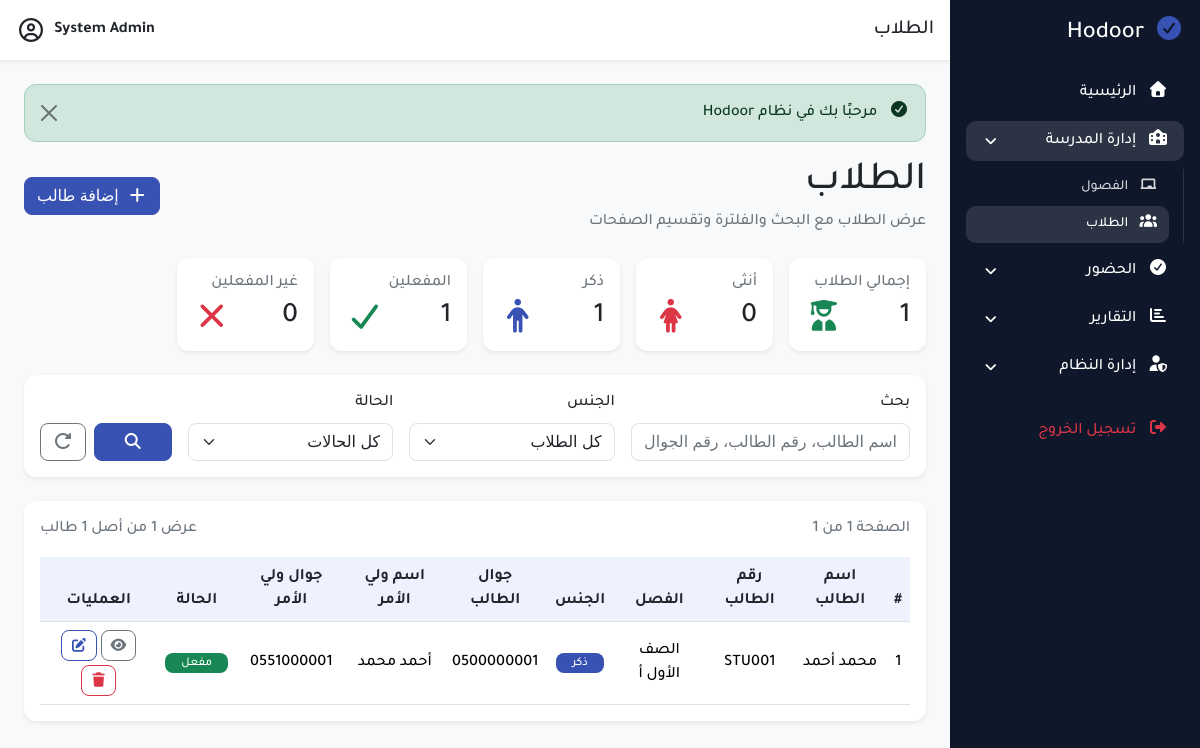
/modules/students/index.php (signed in), run on the app's committed database.
### tables this page shows
CREATE TABLE students
(
    id             INT AUTO_INCREMENT PRIMARY KEY,
    classroom_id   INT          NOT NULL,
    student_name   VARCHAR(150) NOT NULL,
    student_number VARCHAR(50) UNIQUE,
    gender         ENUM('male', 'female') DEFAULT 'male',
    birth_date     DATE NULL,
    phone          VARCHAR(20) NULL,
    parent_name    VARCHAR(150) NULL,
    parent_phone   VARCHAR(20) NULL,
    address        TEXT NULL,
    status         TINYINT(1) DEFAULT 1,
    created_at     TIMESTAMP DEFAULT CURRENT_TIMESTAMP,
    CONSTRAINT fk_students_classroom
        FOREIGN KEY (classroom_id) REFERENCES classrooms (id)
            ON DELETE CASCADE
);

CREATE TABLE classrooms
(
    id         INT AUTO_INCREMENT PRIMARY KEY,
    class_name VARCHAR(100) NOT NULL,
    class_code VARCHAR(30) NULL,
    level_name VARCHAR(50) NULL,
    created_at TIMESTAMP DEFAULT CURRENT_TIMESTAMP
);

### classes/clsPath.php (called while the page is built, shortened)
<?php
class clsPath
{
    private static $domain = "http://localhost/Hodoor/";
    public static function root()
    {
        return self::$domain;
    }
    public static function modules()
    {
        return self::root() . "modules/";
    }
    public static function students()
    {
        return self::modules() . "students/";
    }
}

### classes/clsStudent.php (called while the page is built, shortened)
<?php
class clsStudent
{
    private $conn;
    public function __construct($db)
    {
        $this->conn = $db;
    }
    public function getPaginated($limit, $offset, $search = '', $gender = '', $status = '')
    {
        $sql = "SELECT students.*, classrooms.class_name
            FROM students
            LEFT JOIN classrooms ON students.classroom_id = classrooms.id
            WHERE 1=1";
        $params = [];
        $sql .= " ORDER BY students.id DESC LIMIT :limit OFFSET :offset";
        $stmt = $this->conn->prepare($sql);
        $stmt->bindValue(':limit', (int)$limit, PDO::PARAM_INT);
        $stmt->bindValue(':offset', (int)$offset, PDO::PARAM_INT);
        $stmt->execute();
        return $stmt->fetchAll(PDO::FETCH_ASSOC);
    }
    public function countFiltered($search = '', $gender = '', $status = '')
    {
        $sql = "SELECT COUNT(*)
            FROM students
            LEFT JOIN classrooms ON students.classroom_id = classrooms.id
            WHERE 1=1";
        $params = [];
        $stmt = $this->conn->prepare($sql);
        $stmt->execute();
        return (int)$stmt->fetchColumn();
    }
    public function countByGender($Ge = "male")
    {
        $Gender = $Ge === 'male' ? "male" : "female";
        $query = "SELECT COUNT(*) AS total
              FROM students
              WHERE gender = :gender";
        $stmt = $this->conn->prepare($query);
        $stmt->execute([
            ':gender' => $Gender
        ]);
        $row = $stmt->fetch(PDO::FETCH_ASSOC);
        return (int)($row['total'] ?? 0);
    }
    public function countByStatus($st = "active")
    {
        $status = $st === 'active' ? 1 : 0;
        $query = "SELECT COUNT(*) AS total
              FROM students
              WHERE status = :status";
        $stmt = $this->conn->prepare($query);
        $stmt->execute([
            ':status' => $status
        ]);
        $row = $stmt->fetch(PDO::FETCH_ASSOC);
        return (int)($row['total'] ?? 0);
    }
}

### classes/clsHelper.php (called while the page is built, shortened)
<?php
class clsHelper
{
    public static function e($value)
    {
        return htmlspecialchars((string)$value, ENT_QUOTES, 'UTF-8');
    }
}

### modules/students/index.php (the view, shortened to what this page needs)
<?php
require_once '../../includes/app.php';
$studentObj = new clsStudent($conn);
$search = $_GET['search'] ?? '';
$gender = $_GET['gender'] ?? '';
$status = $_GET['status'] ?? '';
$woman = $studentObj->countByGender("female");
$man = $studentObj->countByGender();
$active = $studentObj->countByStatus("active");
$notActive = $studentObj->countByStatus("notActive");
$limit = 10;
$page = isset($_GET['page']) && is_numeric($_GET['page'])
        ? (int)$_GET['page']
        : 1;
$totalStudents = $studentObj->countFiltered($search, $gender, $status);
$totalPages = ceil($totalStudents / $limit);
$offset = ($page - 1) * $limit;
$students = $studentObj->getPaginated($limit, $offset, $search, $gender, $status);
?>
<?php require_once '../../includes/header.php'; ?>
<?php require_once '../../includes/sidebar.php'; ?>
    <div class="main-content w-100">
        <?php require_once '../../includes/navbar.php'; ?>
        <div class="content p-4 students">
            <?php require_once '../../includes/alerts.php'; ?>
            <div class="d-flex justify-content-between align-items-center mb-4">
                <div>
                    <h1 class="mb-1">الطلاب</h1>
                    <p class="text-muted mb-0">عرض الطلاب مع البحث والفلترة وتقسيم الصفحات</p>
                </div>
                <a href="<?= clsPath::students(); ?>create.php" class="btn btn-primary">
                    <i class="fa fa-plus me-1"></i>
                    إضافة طالب
                </a>
            </div>
            <div class="row g-3 mb-4">
                <div class="col-md-6 col-lg-2 flip-in-hor-bottom">
                    <div class="card shadow-sm border-0">
                        <div class="card-body">
                            <h6 class="text-muted">إجمالي الطلاب</h6>
                            <div class="d-flex justify-content-between">
                                <h3 class="mb-0 d-inline-block"><?= clsHelper::e($totalStudents); ?></h3>
                                <i class="fa-solid fa-user-graduate fs-5 text-success font-size-30"></i>
                            </div>
                        </div>
                    </div>
                </div>
                <div class="col-md-6 col-lg-2 flip-in-hor-bottom">
                    <div class="card shadow-sm border-0">
                        <div class="card-body">
                            <h6 class="text-muted">أنثى</h6>
                            <div class="d-flex justify-content-between">
                                <h3 class="mb-0 d-inline-block"><?= clsHelper::e($woman); ?></h3>
                                <i class="fa-solid fa-person-dress fs-5 text-danger font-size-30"></i>
                            </div>
                        </div>
                    </div>
                </div>
                <div class="col-md-6 col-lg-2 flip-in-hor-bottom">
                    <div class="card shadow-sm border-0">
                        <div class="card-body">
                            <h6 class="text-muted">ذكر</h6>
                            <div class="d-flex justify-content-between">
                                <h3 class="mb-0 d-inline-block"><?= clsHelper::e($man); ?></h3>
                                <i class="fa-solid fa-person fs-5 text-primary font-size-30"></i>
                            </div>
                        </div>
                    </div>
                </div>
                <div class="col-md-6 col-lg-2 flip-in-hor-bottom">
                    <div class="card shadow-sm border-0">
                        <div class="card-body">
                            <h6 class="text-muted">المفعلين</h6>
                            <div class="d-flex justify-content-between">
                                <h3 class="mb-0 d-inline-block"><?= clsHelper::e($active); ?></h3>
                                <i class="fa-solid fa-check fs-5 text-success font-size-30"></i>
                            </div>
                        </div>
                    </div>
                </div>
                <div class="col-md-6 col-lg-2 flip-in-hor-bottom">
                    <div class="card shadow-sm border-0">
                        <div class="card-body">
                            <h6 class="text-muted">غير المفعلين</h6>
                            <div class="d-flex justify-content-between">
                                <h3 class="mb-0 d-inline-block"><?= clsHelper::e($notActive); ?></h3>
                                <i class="fa-solid fa-xmark fs-5 text-danger font-size-30"></i>
                            </div>
                        </div>
                    </div>
                </div>
            </div>
            <div class="card shadow-sm border-0 mb-4">
                <div class="card-body">
                    <form method="GET" class="row g-3 align-items-end">
                        <div class="col-md-4">
                            <label class="form-label">بحث</label>
                            <input type="text"
                                   name="search"
                                   class="form-control"
                                   placeholder="اسم الطالب، رقم الطالب، رقم الجوال"
                                   value="<?= clsHelper::e($search); ?>">
                        </div>
                        <div class="col-md-3">
                            <label class="form-label">الجنس</label>
                            <select name="gender" class="form-select">
                                <option value="">كل الطلاب</option>
                            </select>
                        </div>
                        <div class="col-md-3">
                            <label class="form-label">الحالة</label>
                            <select name="status" class="form-select">
                                <option value="">كل الحالات</option>
                            </select>
                        </div>
                        <div class="col-md-2 d-flex gap-2">
                            <button type="submit" class="btn btn-primary w-100" title="بحث">
                                <i class="fa fa-search"></i>
                            </button>
                            <a href="<?= clsPath::students(); ?>index.php"
                               class="btn btn-outline-secondary"
                               title="إعادة تعيين">
                                <i class="fa fa-rotate-right"></i>
                            </a>
                        </div>
                    </form>
                </div>
            </div>
            <div class="card shadow-sm border-0">
                <div class="card-body">
                    <div class="d-flex justify-content-between align-items-center mb-3">
                        <div class="text-muted">
                            الصفحة <?= clsHelper::e($page); ?> من <?= clsHelper::e($totalPages); ?>
                        </div>
                        <div class="text-muted">
                            عرض <?= clsHelper::e(count($students)); ?> من أصل <?= clsHelper::e($totalStudents); ?> طالب
                        </div>
                    </div>
                    <div class="table-responsive text-center">
                        <table class="table table-hover align-middle mb-0">
                            <thead class="table-light">
                            <tr>
                                <th>#</th>
                                <th>اسم الطالب</th>
                                <th>رقم الطالب</th>
                                <th>الفصل</th>
                                <th>الجنس</th>
                                <th>جوال الطالب</th>
                                <th>اسم ولي الأمر</th>
                                <th>جوال ولي الأمر</th>
                                <th>الحالة</th>
                                <th>العمليات</th>
                            </tr>
                            </thead>
                            <tbody>
                            <?php if (!empty($students)): ?>
                                <?php foreach ($students as $index => $student): ?>
                                    <tr>
                                        <td><?= clsHelper::e($offset + $index + 1); ?></td>
                                        <td><?= clsHelper::e($student['student_name']); ?></td>
                                        <td><?= clsHelper::e($student['student_number']); ?></td>
                                        <td><?= clsHelper::e($student['class_name'] ?? '-'); ?></td>
                                        <td>
                                            <?php if ($student['gender'] === 'female'): ?>
                                                <span class="badge bg-danger font-weight-500 px-3">أنثى</span>
                                            <?php else: ?>
                                                <span class="badge bg-primary font-weight-500 px-3">ذكر</span>
                                            <?php endif; ?>
                                        </td>
                                        <td><?= clsHelper::e($student['phone']); ?></td>
                                        <td><?= clsHelper::e($student['parent_name']); ?></td>
                                        <td><?= clsHelper::e($student['parent_phone']); ?></td>
                                        <td>
                                            <?php if ((int)$student['status'] === 1): ?>
                                                <span class="badge bg-success font-weight-500 px-3">مفعل</span>
                                            <?php else: ?>
                                                <span class="badge bg-secondary font-weight-500 px-3">غير مفعل</span>
                                            <?php endif; ?>
                                        </td>
                                        <td>
                                            <div class="d-flex gap-1 flex-wrap justify-content-center">
                                                <a href="<?= clsPath::students(); ?>view.php?id=<?= $student['id']; ?>"
                                                   class="btn btn-sm btn-outline-secondary"
                                                   title="عرض">
                                                    <i class="fa fa-eye"></i>
                                                </a>
                                                <a href="<?= clsPath::students(); ?>edit.php?id=<?= $student['id']; ?>"
                                                   class="btn btn-sm btn-outline-primary"
                                                   title="تعديل">
                                                    <i class="fa fa-edit"></i>
                                                </a>
                                                <a href="<?= clsPath::students(); ?>delete.php?id=<?= $student['id']; ?>"
                                                   class="btn btn-sm btn-outline-danger"
                                                   title="حذف">
                                                    <i class="fa fa-trash"></i>
                                                </a>
                                            </div>
                                        </td>
                                    </tr>
                                <?php endforeach; ?>
                            <?php endif; ?>
                            </tbody>
                        </table>
                    </div>
                </div>
            </div>
        </div>
    </div>
<?php require_once '../../includes/footer.php'; ?>

### data on the page
students: index "1", student_name "محمد أحمد", student_number "STU001", classroom.class_name "الصف الأول أ", gender "ذكر", phone "0500000001", parent_name "أحمد محمد", parent_phone "0551000001", status "مفعل"

### other printed values
clsHelper::e($title ?? '') "الطلاب"
clsHelper::e($success) "مرحبًا بك في نظام Hodoor"
clsHelper::e($totalStudents) "1"
clsHelper::e($woman) "0"
clsHelper::e($man) "1"
clsHelper::e($active) "1"
clsHelper::e($notActive) "0"
clsHelper::e($totalPages) "1"
